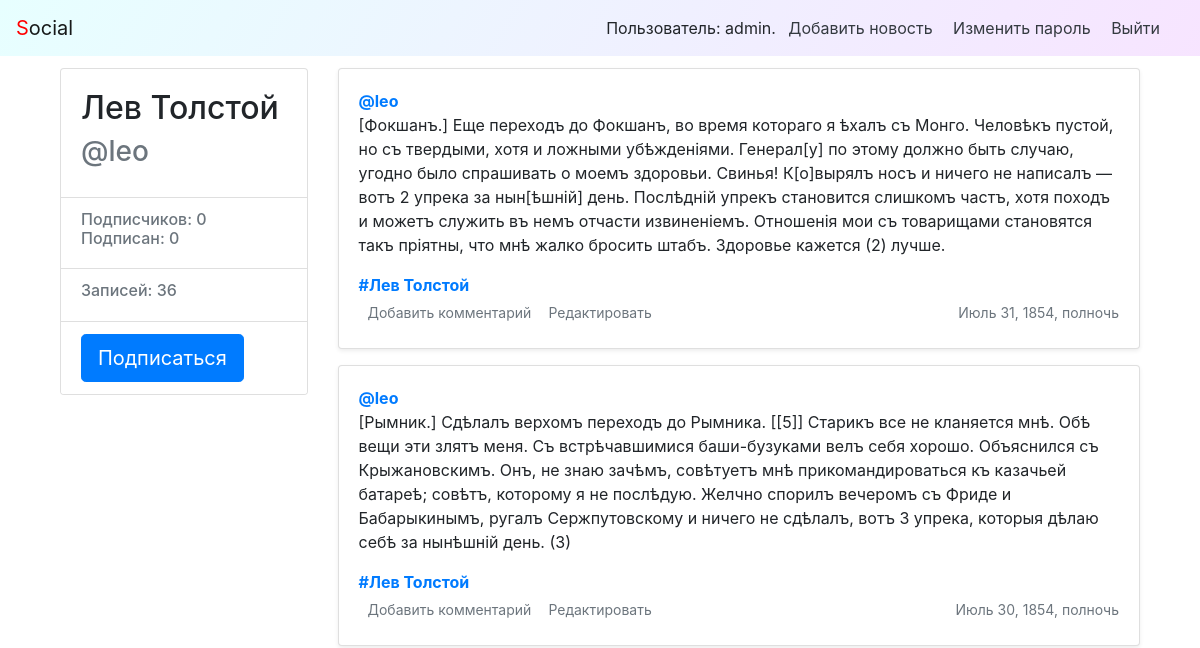
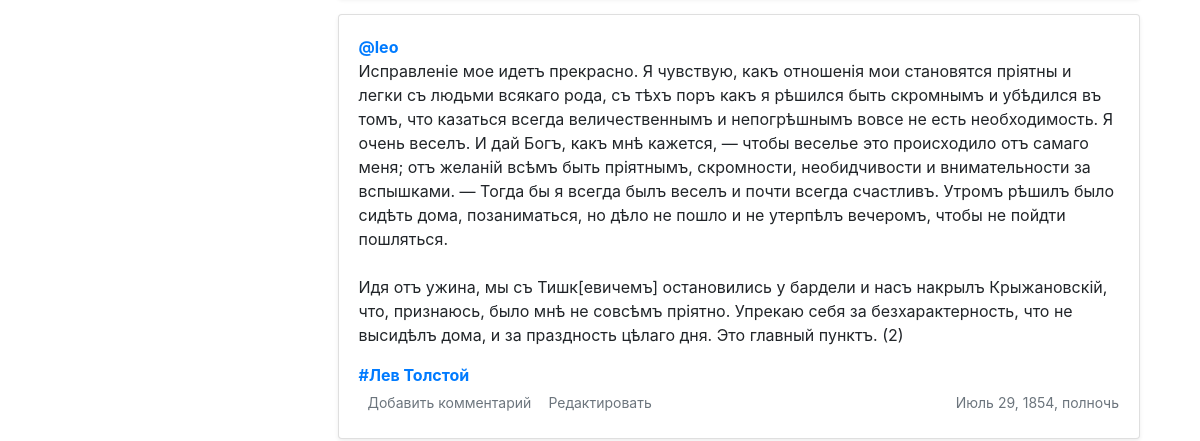
The app's page /profile/leo/ (signed in, upper part), older data (2 pictures, top to bottom).
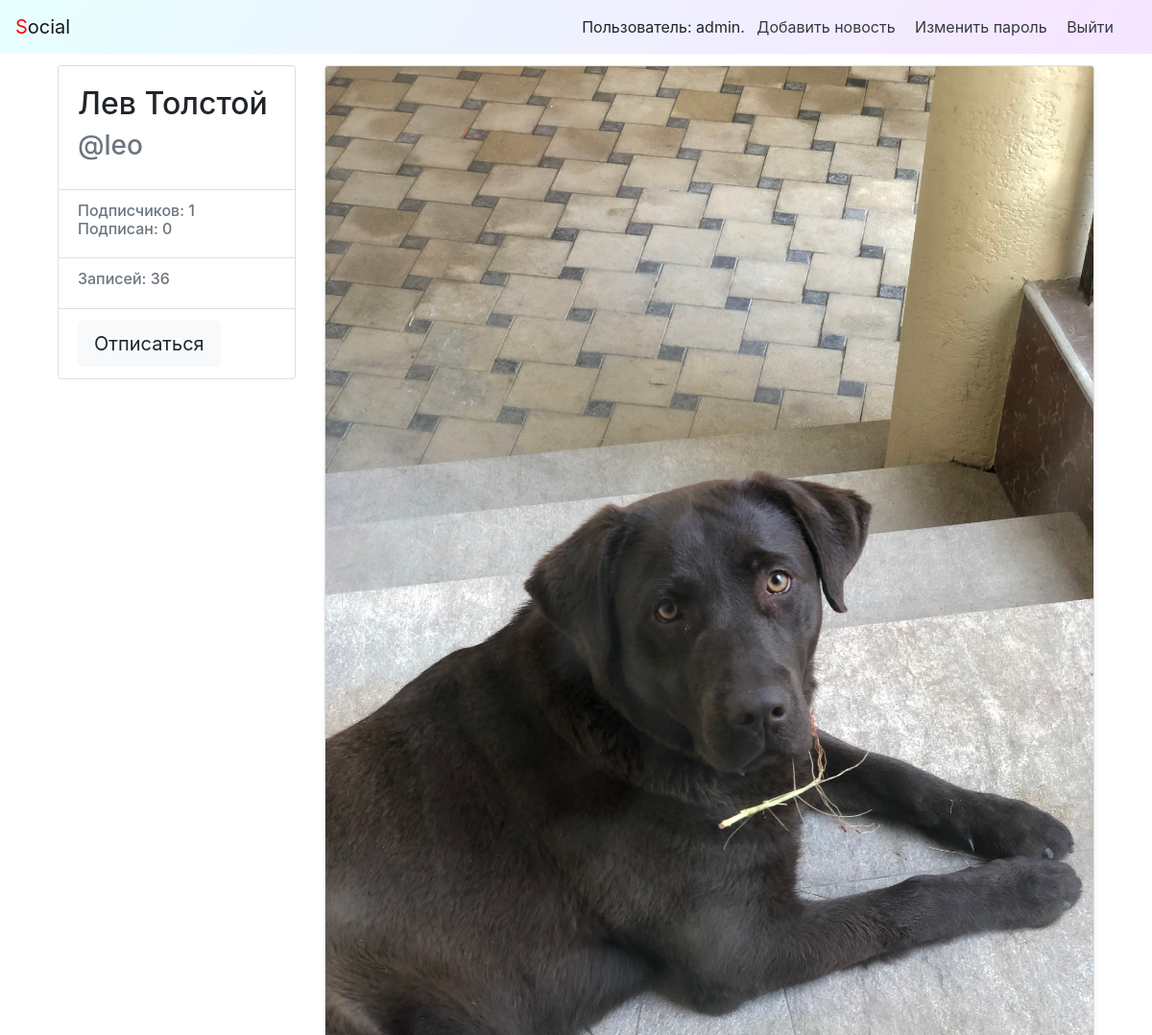
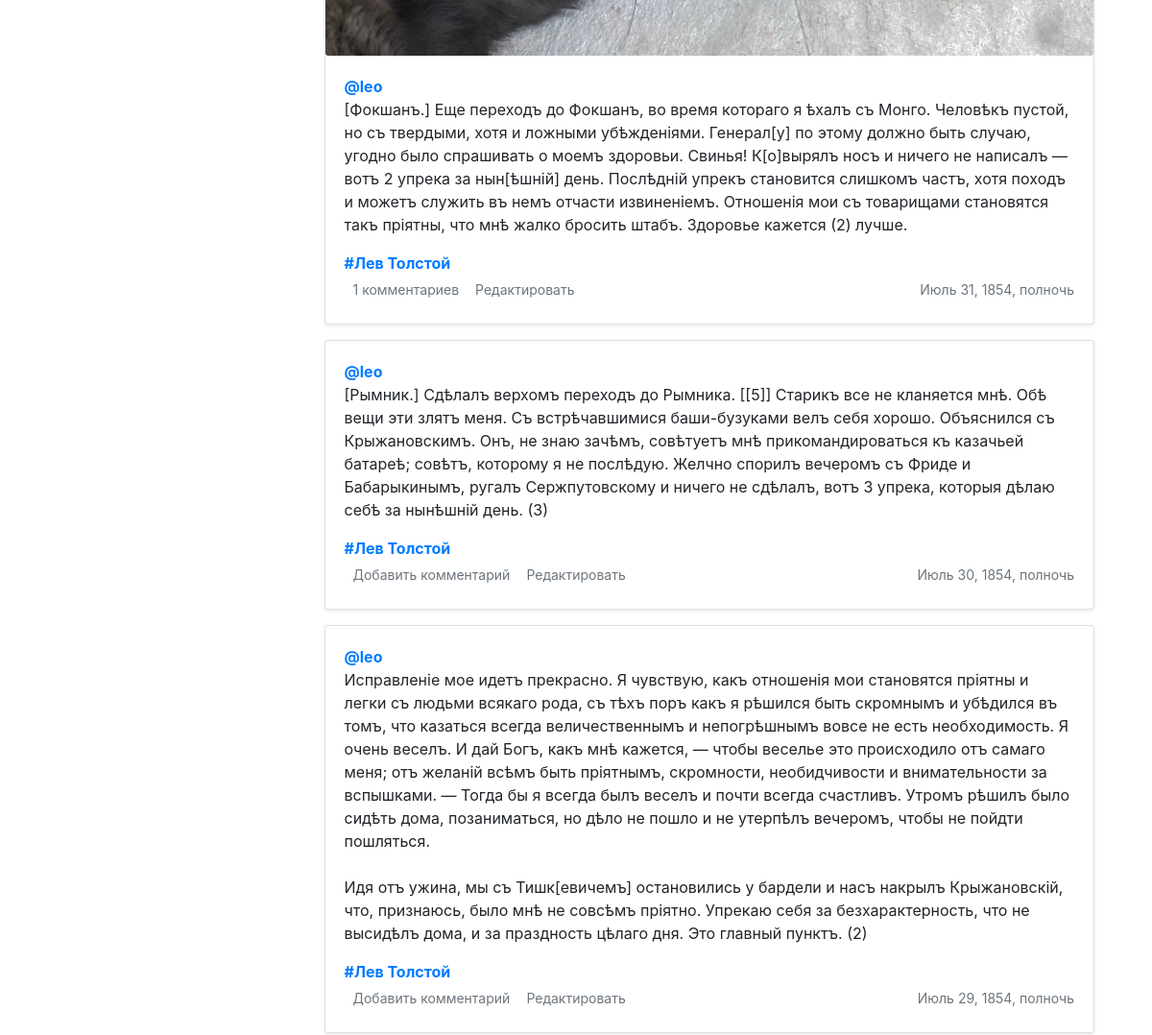
The same page, newer data (2 pictures, top to bottom).
### posts/models.py (models this page shows, shortened)
class Post(models.Model):
    text = models.TextField()
    pub_date = models.DateTimeField('date published', auto_now_add=True)
    author = models.ForeignKey(User, on_delete=models.CASCADE, related_name='posts')
    group = models.ForeignKey('Group', on_delete=models.SET_NULL,
                              blank=True, null=True, related_name='posts')
    image = models.ImageField(upload_to='posts/', blank=True, null=True)
    class Meta:
        ordering = ["-pub_date"]

class Group(models.Model):
    title = models.CharField(max_length=200)
    slug = models.SlugField(max_length=250, unique=True)
    description = models.TextField()

### posts/views.py (the view)
# urls.py: path('profile/<str:username>/', views.profile, name='profile'),
def profile(request, username):
    user = get_object_or_404(User, username=username)
    post_list = Post.objects.select_related('author', 'group').prefetch_related('comments__post').filter(author__username=username).order_by('-pub_date')
    paginator = Paginator(post_list, 10)
    page_number = request.GET.get('page')
    page = paginator.get_page(page_number)
    following = Follow.objects.filter(author=user, user=request.user).exists()
    context = {
        'user': user,
        'page': page,
        'paginator': paginator,
        'following': following,
    }
    return render(request, 'posts/profile.html', context)

### social/context_processors.py (called while the page is built)
def year(request):
    year = dt.datetime.now().year
    return {'year': year}

### posts/templates/posts/profile.html (shortened to what this page needs)
{% extends 'base.html' %}
{% load thumbnail %}
{% block content %}
<main role="main" class="container">
    <div class="row">
        <div class="col-md-3 mb-3 mt-1">
            <div class="card">
                <div class="card-body">
                    <div class="h2">
                        {{ user.get_full_name }}
                    </div>
                    <div class="h3 text-muted">
                        @{{ user.username }}
                    </div>
                </div>
                <ul class="list-group list-group-flush">
                    <li class="list-group-item">
                        <div class="h6 text-muted">
                            Подписчиков: {{ user.following.count }} <br/>
                            Подписан: {{ user.follower.count }}
                        </div>
                    </li>
                    <li class="list-group-item">
                        <div class="h6 text-muted">
                            Записей: {{ user.posts.count }}
                        </div>
                    </li>
                    <li class="list-group-item">
                        {% if following %}
                        <a class="btn btn-lg btn-light"
                           href="{% url 'profile_unfollow' user.username %}" role="button">
                            Отписаться
                        </a>
                        {% else %}
                        <a class="btn btn-lg btn-primary"
                           href="{% url 'profile_follow' user.username %}" role="button">
                            Подписаться
                        </a>
                        {% endif %}
                    </li>
                </ul>
            </div>
        </div>
        <div class="col-md-9">
            {% for post in page %}
            {% include 'posts/post_item.html' with post=post %}
            {% endfor %}
        </div>
    </div>
</main>
{% endblock %}

### posts/templates/posts/post_item.html
<div class="card mb-3 mt-1 shadow-sm">
    {% load thumbnail %}
    {% thumbnail post.image "960x339" crop="center" upscale=True as im %}
    <img class="card-img" src="{{ im.url }}" />
    {% endthumbnail %}
    <div class="card-body">
        <p class="card-text">
            <a name="post_{{ post.id }}" href="{% url 'profile' post.author.username %}">
                <strong class="d-block text-gray-dark">@{{ post.author }}</strong>
            </a>
            {{ post.text|linebreaksbr }}
        </p>
        {% if post.group %}
        <a class="card-link muted" href="{% url 'group' post.group.slug %}">
                <strong class="d-block text-gray-dark">#{{ post.group.title }}</strong>
        </a>
        {% endif %}
        <div class="d-flex justify-content-between align-items-center">
            <div class="btn-group ">
                <a class="btn btn-sm text-muted" href="{% url 'post' post.author.username post.id %}" role="button">
                    {% if post.comments.exists %}
                    {{ post.comments.count }} комментариев
                    {% else %}
                    Добавить комментарий
                    {% endif %}
                </a>
                 {% if user == post.author %}
                 <a class="btn btn-sm text-muted" href="{% url 'post_edit' post.author.username post.id %}"
                        role="button">
                        Редактировать
                </a>
                {% endif %}
            </div>
            <small class="text-muted">{{ post.pub_date }}</small>
        </div>
    </div>
</div>

Row changes from the older to the newer data that the page shows:
changed Post "Июль 31, 1854, полночь": comments.count (not shown) → "1"; text "Добавить комментарий" → "комментариев"
Text that changed along with them:
{{ user.following.count }}: "0" → "1"
text no longer shown: "Подписаться"
text now shown: "Отписаться"
